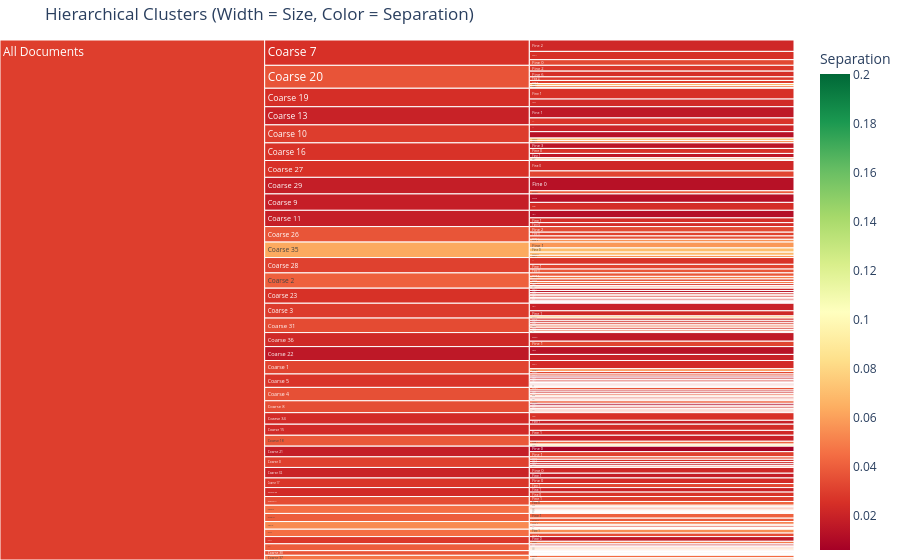

Here is the notebook cell this chart was saved with:
### Code cell
CHOSEN_COARSE_K = 40  
fine_options = [2, 3, 4, 5, 6, 7, 8, 9, 10]

# Run the full hierarchy
results = build_dynamic_hierarchy(
    doc_emb=doc_emb, 
    chosen_coarse_k=CHOSEN_COARSE_K, 
    fine_k_options=fine_options
)

# View the new Dendrogram-style Icicle Tree
tree_fig = plot_hierarchy_tree(results["metrics_df"])
tree_fig.show()

### Figure 1 — Plotly figure (JSON) as saved in the notebook; plotly's stock layout.template omitted (floating-point values rounded to 4 significant figures; data arrays with more than 128 entries replaced by an {"elided": "..."} marker saying what was removed)
{"data": [{"branchvalues": "total", "customdata": {"elided": "208x1 float values"}, "domain": {"x": [0, 1], "y": [0, 1]}, "hovertemplate": "labels=%{label}<br>Size=%{value}<br>parent=%{parent}<br>id=%{id}<br>Separation=%{color}<extra></extra>", "ids": {"elided": "208 str values"}, "labels": {"elided": "208 str values"}, "marker": {"coloraxis": "coloraxis", "colors": {"elided": "208 float values"}}, "name": "", "parents": {"elided": "208 str values"}, "type": "icicle", "values": {"elided": "208 float values"}}], "layout": {"coloraxis": {"autocolorscale": false, "colorbar": {"title": {"text": "Separation"}}, "colorscale": [[0, "rgb(165,0,38)"], [0.1, "rgb(215,48,39)"], [0.2, "rgb(244,109,67)"], [0.3, "rgb(253,174,97)"], [0.4, "rgb(254,224,139)"], [0.5, "rgb(255,255,191)"], [0.6, "rgb(217,239,139)"], [0.7, "rgb(166,217,106)"], [0.8, "rgb(102,189,99)"], [0.9, "rgb(26,152,80)"], [1, "rgb(0,104,55)"]]}, "legend": {"tracegroupgap": 0}, "margin": {"b": 0, "l": 0, "r": 0, "t": 40}, "title": {"text": "Hierarchical Clusters (Width = Size, Color = Separation)"}}}
